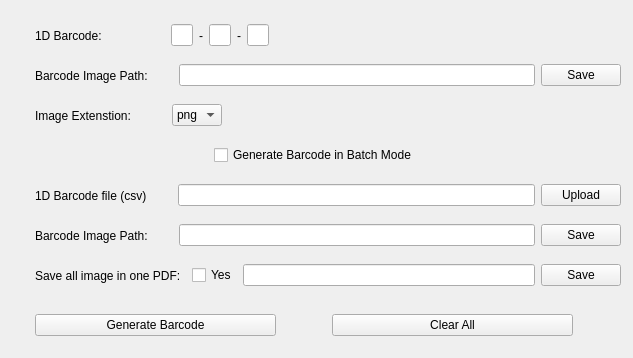
<?xml version="1.0" encoding="UTF-8"?>
<ui version="4.0">
 <class>Generator</class>
 <widget class="QWidget" name="Generator">
  <property name="geometry">
   <rect>
    <x>0</x>
    <y>0</y>
    <width>633</width>
    <height>358</height>
   </rect>
  </property>
  <property name="windowTitle">
   <string>Icons Barcode Generator</string>
  </property>
  <widget class="QWidget" name="horizontalLayoutWidget">
   <property name="geometry">
    <rect>
     <x>10</x>
     <y>20</y>
     <width>611</width>
     <height>31</height>
    </rect>
   </property>
   <layout class="QHBoxLayout" name="horizontalLayout">
    <item>
     <spacer name="horizontalSpacer_12">
      <property name="orientation">
       <enum>Qt::Horizontal</enum>
      </property>
      <property name="sizeType">
       <enum>QSizePolicy::Fixed</enum>
      </property>
      <property name="sizeHint" stdset="0">
       <size>
        <width>25</width>
        <height>20</height>
       </size>
      </property>
     </spacer>
    </item>
    <item>
     <widget class="QLabel" name="barcodeTitle">
      <property name="text">
       <string>1D Barcode: </string>
      </property>
     </widget>
    </item>
    <item>
     <spacer name="horizontalSpacer">
      <property name="orientation">
       <enum>Qt::Horizontal</enum>
      </property>
      <property name="sizeType">
       <enum>QSizePolicy::Fixed</enum>
      </property>
      <property name="sizeHint" stdset="0">
       <size>
        <width>60</width>
        <height>20</height>
       </size>
      </property>
     </spacer>
    </item>
    <item>
     <widget class="QLineEdit" name="barcodeHead">
      <property name="maxLength">
       <number>3</number>
      </property>
     </widget>
    </item>
    <item>
     <widget class="QLabel" name="label_2">
      <property name="text">
       <string>-</string>
      </property>
     </widget>
    </item>
    <item>
     <widget class="QLineEdit" name="barcodeBody">
      <property name="maxLength">
       <number>3</number>
      </property>
     </widget>
    </item>
    <item>
     <widget class="QLabel" name="label_4">
      <property name="text">
       <string>-</string>
      </property>
     </widget>
    </item>
    <item>
     <widget class="QLineEdit" name="barcodeTail">
      <property name="maxLength">
       <number>6</number>
      </property>
     </widget>
    </item>
    <item>
     <spacer name="horizontalSpacer_2">
      <property name="orientation">
       <enum>Qt::Horizontal</enum>
      </property>
      <property name="sizeHint" stdset="0">
       <size>
        <width>500</width>
        <height>20</height>
       </size>
      </property>
     </spacer>
    </item>
   </layout>
  </widget>
  <widget class="QWidget" name="horizontalLayoutWidget_2">
   <property name="geometry">
    <rect>
     <x>10</x>
     <y>180</y>
     <width>611</width>
     <height>31</height>
    </rect>
   </property>
   <layout class="QHBoxLayout" name="horizontalLayout_2">
    <item>
     <spacer name="horizontalSpacer_11">
      <property name="orientation">
       <enum>Qt::Horizontal</enum>
      </property>
      <property name="sizeType">
       <enum>QSizePolicy::Fixed</enum>
      </property>
      <property name="sizeHint" stdset="0">
       <size>
        <width>25</width>
        <height>20</height>
       </size>
      </property>
     </spacer>
    </item>
    <item>
     <widget class="QLabel" name="csvTitle">
      <property name="text">
       <string>1D Barcode file (csv)</string>
      </property>
     </widget>
    </item>
    <item>
     <spacer name="horizontalSpacer_13">
      <property name="orientation">
       <enum>Qt::Horizontal</enum>
      </property>
      <property name="sizeType">
       <enum>QSizePolicy::Fixed</enum>
      </property>
      <property name="sizeHint" stdset="0">
       <size>
        <width>25</width>
        <height>20</height>
       </size>
      </property>
     </spacer>
    </item>
    <item>
     <widget class="QLineEdit" name="csvPathDisplay">
      <property name="readOnly">
       <bool>true</bool>
      </property>
     </widget>
    </item>
    <item>
     <widget class="QPushButton" name="csvUploadButton">
      <property name="text">
       <string>Upload</string>
      </property>
     </widget>
    </item>
   </layout>
  </widget>
  <widget class="QWidget" name="horizontalLayoutWidget_3">
   <property name="geometry">
    <rect>
     <x>10</x>
     <y>60</y>
     <width>611</width>
     <height>31</height>
    </rect>
   </property>
   <layout class="QHBoxLayout" name="horizontalLayout_5">
    <item>
     <spacer name="horizontalSpacer_9">
      <property name="orientation">
       <enum>Qt::Horizontal</enum>
      </property>
      <property name="sizeType">
       <enum>QSizePolicy::Fixed</enum>
      </property>
      <property name="sizeHint" stdset="0">
       <size>
        <width>25</width>
        <height>20</height>
       </size>
      </property>
     </spacer>
    </item>
    <item>
     <widget class="QLabel" name="savePathTitle">
      <property name="text">
       <string>Barcode Image Path:</string>
      </property>
     </widget>
    </item>
    <item>
     <spacer name="horizontalSpacer_10">
      <property name="orientation">
       <enum>Qt::Horizontal</enum>
      </property>
      <property name="sizeType">
       <enum>QSizePolicy::Fixed</enum>
      </property>
      <property name="sizeHint" stdset="0">
       <size>
        <width>25</width>
        <height>20</height>
       </size>
      </property>
     </spacer>
    </item>
    <item>
     <widget class="QLineEdit" name="savePathDisplay">
      <property name="readOnly">
       <bool>true</bool>
      </property>
     </widget>
    </item>
    <item>
     <widget class="QPushButton" name="savePathButton">
      <property name="text">
       <string>Save</string>
      </property>
     </widget>
    </item>
   </layout>
  </widget>
  <widget class="QWidget" name="horizontalLayoutWidget_4">
   <property name="geometry">
    <rect>
     <x>10</x>
     <y>100</y>
     <width>611</width>
     <height>31</height>
    </rect>
   </property>
   <layout class="QHBoxLayout" name="horizontalLayout_6">
    <item>
     <spacer name="horizontalSpacer_8">
      <property name="orientation">
       <enum>Qt::Horizontal</enum>
      </property>
      <property name="sizeType">
       <enum>QSizePolicy::Fixed</enum>
      </property>
      <property name="sizeHint" stdset="0">
       <size>
        <width>25</width>
        <height>20</height>
       </size>
      </property>
     </spacer>
    </item>
    <item>
     <widget class="QLabel" name="extenstionTitle">
      <property name="text">
       <string>Image Extenstion:</string>
      </property>
     </widget>
    </item>
    <item>
     <spacer name="horizontalSpacer_4">
      <property name="orientation">
       <enum>Qt::Horizontal</enum>
      </property>
      <property name="sizeType">
       <enum>QSizePolicy::Fixed</enum>
      </property>
      <property name="sizeHint" stdset="0">
       <size>
        <width>35</width>
        <height>20</height>
       </size>
      </property>
     </spacer>
    </item>
    <item>
     <widget class="QComboBox" name="extensionComboBox">
      <item>
       <property name="text">
        <string>png</string>
       </property>
      </item>
      <item>
       <property name="text">
        <string>gif</string>
       </property>
      </item>
     </widget>
    </item>
    <item>
     <spacer name="horizontalSpacer_3">
      <property name="orientation">
       <enum>Qt::Horizontal</enum>
      </property>
      <property name="sizeHint" stdset="0">
       <size>
        <width>500</width>
        <height>20</height>
       </size>
      </property>
     </spacer>
    </item>
   </layout>
  </widget>
  <widget class="QWidget" name="horizontalLayoutWidget_5">
   <property name="geometry">
    <rect>
     <x>10</x>
     <y>310</y>
     <width>581</width>
     <height>31</height>
    </rect>
   </property>
   <layout class="QHBoxLayout" name="horizontalLayout_7">
    <item>
     <spacer name="horizontalSpacer_6">
      <property name="orientation">
       <enum>Qt::Horizontal</enum>
      </property>
      <property name="sizeType">
       <enum>QSizePolicy::Fixed</enum>
      </property>
      <property name="sizeHint" stdset="0">
       <size>
        <width>25</width>
        <height>20</height>
       </size>
      </property>
     </spacer>
    </item>
    <item>
     <widget class="QPushButton" name="genButton">
      <property name="text">
       <string>Generate Barcode</string>
      </property>
     </widget>
    </item>
    <item>
     <spacer name="horizontalSpacer_5">
      <property name="orientation">
       <enum>Qt::Horizontal</enum>
      </property>
      <property name="sizeType">
       <enum>QSizePolicy::Fixed</enum>
      </property>
      <property name="sizeHint" stdset="0">
       <size>
        <width>50</width>
        <height>20</height>
       </size>
      </property>
     </spacer>
    </item>
    <item>
     <widget class="QPushButton" name="clearButton">
      <property name="text">
       <string>Clear All</string>
      </property>
     </widget>
    </item>
    <item>
     <spacer name="horizontalSpacer_7">
      <property name="orientation">
       <enum>Qt::Horizontal</enum>
      </property>
      <property name="sizeType">
       <enum>QSizePolicy::Fixed</enum>
      </property>
      <property name="sizeHint" stdset="0">
       <size>
        <width>18</width>
        <height>17</height>
       </size>
      </property>
     </spacer>
    </item>
   </layout>
  </widget>
  <widget class="QWidget" name="horizontalLayoutWidget_6">
   <property name="geometry">
    <rect>
     <x>10</x>
     <y>260</y>
     <width>611</width>
     <height>31</height>
    </rect>
   </property>
   <layout class="QHBoxLayout" name="horizontalLayout_8">
    <item>
     <spacer name="horizontalSpacer_22">
      <property name="orientation">
       <enum>Qt::Horizontal</enum>
      </property>
      <property name="sizeType">
       <enum>QSizePolicy::Fixed</enum>
      </property>
      <property name="sizeHint" stdset="0">
       <size>
        <width>25</width>
        <height>20</height>
       </size>
      </property>
     </spacer>
    </item>
    <item>
     <widget class="QLabel" name="saveAsTitle">
      <property name="text">
       <string>Save all image in one PDF:</string>
      </property>
     </widget>
    </item>
    <item>
     <spacer name="horizontalSpacer_21">
      <property name="orientation">
       <enum>Qt::Horizontal</enum>
      </property>
      <property name="sizeType">
       <enum>QSizePolicy::Fixed</enum>
      </property>
      <property name="sizeHint" stdset="0">
       <size>
        <width>5</width>
        <height>20</height>
       </size>
      </property>
     </spacer>
    </item>
    <item>
     <widget class="QCheckBox" name="saveAsCheckBox">
      <property name="text">
       <string>Yes</string>
      </property>
     </widget>
    </item>
    <item>
     <widget class="QLineEdit" name="saveAsPdfDisplay">
      <property name="readOnly">
       <bool>true</bool>
      </property>
     </widget>
    </item>
    <item>
     <widget class="QPushButton" name="saveAsPdfButton">
      <property name="text">
       <string>Save</string>
      </property>
     </widget>
    </item>
   </layout>
  </widget>
  <widget class="QWidget" name="horizontalLayoutWidget_7">
   <property name="geometry">
    <rect>
     <x>10</x>
     <y>220</y>
     <width>611</width>
     <height>31</height>
    </rect>
   </property>
   <layout class="QHBoxLayout" name="horizontalLayout_10">
    <item>
     <spacer name="horizontalSpacer_19">
      <property name="orientation">
       <enum>Qt::Horizontal</enum>
      </property>
      <property name="sizeType">
       <enum>QSizePolicy::Fixed</enum>
      </property>
      <property name="sizeHint" stdset="0">
       <size>
        <width>25</width>
        <height>20</height>
       </size>
      </property>
     </spacer>
    </item>
    <item>
     <widget class="QLabel" name="batchSaveTitle">
      <property name="text">
       <string>Barcode Image Path:</string>
      </property>
     </widget>
    </item>
    <item>
     <spacer name="horizontalSpacer_20">
      <property name="orientation">
       <enum>Qt::Horizontal</enum>
      </property>
      <property name="sizeType">
       <enum>QSizePolicy::Fixed</enum>
      </property>
      <property name="sizeHint" stdset="0">
       <size>
        <width>25</width>
        <height>20</height>
       </size>
      </property>
     </spacer>
    </item>
    <item>
     <widget class="QLineEdit" name="batchSaveDisplay">
      <property name="readOnly">
       <bool>true</bool>
      </property>
     </widget>
    </item>
    <item>
     <widget class="QPushButton" name="batchSaveButton">
      <property name="text">
       <string>Save</string>
      </property>
     </widget>
    </item>
   </layout>
  </widget>
  <widget class="QWidget" name="horizontalLayoutWidget_8">
   <property name="geometry">
    <rect>
     <x>10</x>
     <y>140</y>
     <width>611</width>
     <height>31</height>
    </rect>
   </property>
   <layout class="QHBoxLayout" name="horizontalLayout_3">
    <item>
     <spacer name="horizontalSpacer_14">
      <property name="orientation">
       <enum>Qt::Horizontal</enum>
      </property>
      <property name="sizeHint" stdset="0">
       <size>
        <width>40</width>
        <height>20</height>
       </size>
      </property>
     </spacer>
    </item>
    <item>
     <widget class="QCheckBox" name="BatchModeCheckBox">
      <property name="text">
       <string>Generate Barcode in Batch Mode</string>
      </property>
     </widget>
    </item>
    <item>
     <spacer name="horizontalSpacer_15">
      <property name="orientation">
       <enum>Qt::Horizontal</enum>
      </property>
      <property name="sizeHint" stdset="0">
       <size>
        <width>40</width>
        <height>20</height>
       </size>
      </property>
     </spacer>
    </item>
   </layout>
  </widget>
 </widget>
 <resources/>
 <connections/>
</ui>
